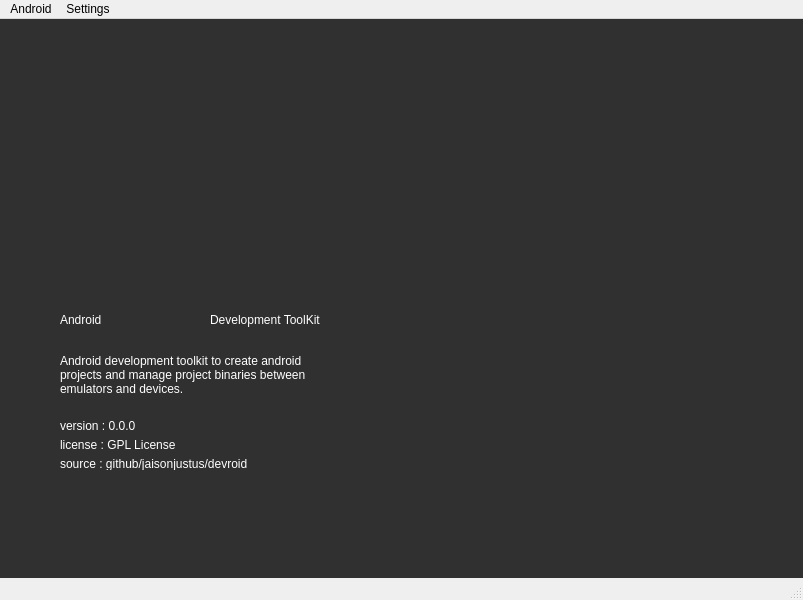
<?xml version="1.0" encoding="UTF-8"?>
<ui version="4.0">
 <class>MainWindow</class>
 <widget class="QMainWindow" name="MainWindow">
  <property name="geometry">
   <rect>
    <x>0</x>
    <y>0</y>
    <width>803</width>
    <height>600</height>
   </rect>
  </property>
  <property name="windowTitle">
   <string>Android Development ToolKit</string>
  </property>
  <property name="windowIcon">
   <iconset resource="res/deveroid.qrc">
    <normaloff>:/images/android_logo_big.png</normaloff>:/images/android_logo_big.png</iconset>
  </property>
  <widget class="QWidget" name="centralwidget">
   <widget class="QFrame" name="frame">
    <property name="geometry">
     <rect>
      <x>-10</x>
      <y>-30</y>
      <width>821</width>
      <height>611</height>
     </rect>
    </property>
    <property name="styleSheet">
     <string notr="true">background-color: rgb(48, 48, 48);</string>
    </property>
    <property name="frameShape">
     <enum>QFrame::StyledPanel</enum>
    </property>
    <property name="frameShadow">
     <enum>QFrame::Raised</enum>
    </property>
    <widget class="QFrame" name="frame_2">
     <property name="geometry">
      <rect>
       <x>50</x>
       <y>20</y>
       <width>271</width>
       <height>331</height>
      </rect>
     </property>
     <property name="styleSheet">
      <string notr="true">image: url(:/images/android_logo_big.png);
border :0;</string>
     </property>
     <property name="frameShape">
      <enum>QFrame::StyledPanel</enum>
     </property>
     <property name="frameShadow">
      <enum>QFrame::Raised</enum>
     </property>
    </widget>
    <widget class="QLabel" name="label">
     <property name="geometry">
      <rect>
       <x>220</x>
       <y>310</y>
       <width>131</width>
       <height>41</height>
      </rect>
     </property>
     <property name="styleSheet">
      <string notr="true">font: 75 11pt &quot;Roboto&quot;;
color:white</string>
     </property>
     <property name="text">
      <string>Development ToolKit</string>
     </property>
     <property name="wordWrap">
      <bool>true</bool>
     </property>
    </widget>
    <widget class="QLabel" name="label_3">
     <property name="geometry">
      <rect>
       <x>70</x>
       <y>300</y>
       <width>141</width>
       <height>61</height>
      </rect>
     </property>
     <property name="styleSheet">
      <string notr="true">font: 75 30pt &quot;Roboto&quot;;
color:white</string>
     </property>
     <property name="text">
      <string>Android</string>
     </property>
    </widget>
    <widget class="QWidget" name="gridLayoutWidget">
     <property name="geometry">
      <rect>
       <x>70</x>
       <y>430</y>
       <width>271</width>
       <height>51</height>
      </rect>
     </property>
     <layout class="QGridLayout" name="gridLayout" columnstretch="0">
      <item row="0" column="0">
       <widget class="QLabel" name="label_4">
        <property name="layoutDirection">
         <enum>Qt::LeftToRight</enum>
        </property>
        <property name="styleSheet">
         <string notr="true">font: 75 italic 10pt &quot;Roboto&quot;;
color: white;</string>
        </property>
        <property name="lineWidth">
         <number>0</number>
        </property>
        <property name="text">
         <string>version : 0.0.0</string>
        </property>
       </widget>
      </item>
      <item row="1" column="0">
       <widget class="QLabel" name="label_5">
        <property name="styleSheet">
         <string notr="true">font: 75 italic 10pt &quot;Roboto&quot;;
color: white;</string>
        </property>
        <property name="text">
         <string>license : GPL License</string>
        </property>
       </widget>
      </item>
      <item row="2" column="0">
       <widget class="QLabel" name="label_6">
        <property name="styleSheet">
         <string notr="true">font: 75 italic 10pt &quot;Roboto&quot;;
color: white;</string>
        </property>
        <property name="text">
         <string>source : github/jaisonjustus/devroid</string>
        </property>
       </widget>
      </item>
     </layout>
    </widget>
    <widget class="QLabel" name="label_7">
     <property name="geometry">
      <rect>
       <x>70</x>
       <y>350</y>
       <width>261</width>
       <height>71</height>
      </rect>
     </property>
     <property name="styleSheet">
      <string notr="true">font: 75 11pt &quot;Roboto&quot;;
color:white;</string>
     </property>
     <property name="text">
      <string>Android development toolkit to create android projects and manage project binaries between emulators and devices. </string>
     </property>
     <property name="wordWrap">
      <bool>true</bool>
     </property>
    </widget>
    <widget class="QFrame" name="MainFormFrame">
     <property name="geometry">
      <rect>
       <x>360</x>
       <y>70</y>
       <width>431</width>
       <height>501</height>
      </rect>
     </property>
     <property name="autoFillBackground">
      <bool>true</bool>
     </property>
     <property name="styleSheet">
      <string notr="true">border:0;</string>
     </property>
     <property name="frameShape">
      <enum>QFrame::StyledPanel</enum>
     </property>
     <property name="frameShadow">
      <enum>QFrame::Raised</enum>
     </property>
     <widget class="QWidget" name="verticalLayoutWidget">
      <property name="geometry">
       <rect>
        <x>0</x>
        <y>0</y>
        <width>160</width>
        <height>80</height>
       </rect>
      </property>
      <layout class="QVBoxLayout" name="verticalLayout">
       <property name="sizeConstraint">
        <enum>QLayout::SetFixedSize</enum>
       </property>
      </layout>
     </widget>
    </widget>
   </widget>
  </widget>
  <widget class="QMenuBar" name="menubar">
   <property name="geometry">
    <rect>
     <x>0</x>
     <y>0</y>
     <width>803</width>
     <height>25</height>
    </rect>
   </property>
   <widget class="QMenu" name="menuTools">
    <property name="title">
     <string>Android</string>
    </property>
    <addaction name="separator"/>
    <addaction name="actionNewProject"/>
    <addaction name="separator"/>
    <addaction name="actionBuild_Project"/>
    <addaction name="actionInstall_Project"/>
    <addaction name="separator"/>
    <addaction name="actionExit"/>
   </widget>
   <widget class="QMenu" name="menuSettings">
    <property name="title">
     <string>Settings</string>
    </property>
    <addaction name="actionProjects"/>
    <addaction name="actionAndroid_Settings"/>
   </widget>
   <addaction name="menuTools"/>
   <addaction name="menuSettings"/>
  </widget>
  <widget class="QStatusBar" name="statusbar"/>
  <action name="actionNewProject">
   <property name="text">
    <string>New Project</string>
   </property>
  </action>
  <action name="actionBuild_Project">
   <property name="text">
    <string>Build Project</string>
   </property>
  </action>
  <action name="actionInstall_Project">
   <property name="text">
    <string>Install Project</string>
   </property>
  </action>
  <action name="actionExit">
   <property name="text">
    <string>Exit</string>
   </property>
  </action>
  <action name="actionProjects">
   <property name="text">
    <string>Projects</string>
   </property>
  </action>
  <action name="actionAndroid_Settings">
   <property name="text">
    <string>Android Settings</string>
   </property>
  </action>
 </widget>
 <resources>
  <include location="res/deveroid.qrc"/>
 </resources>
 <connections/>
</ui>
